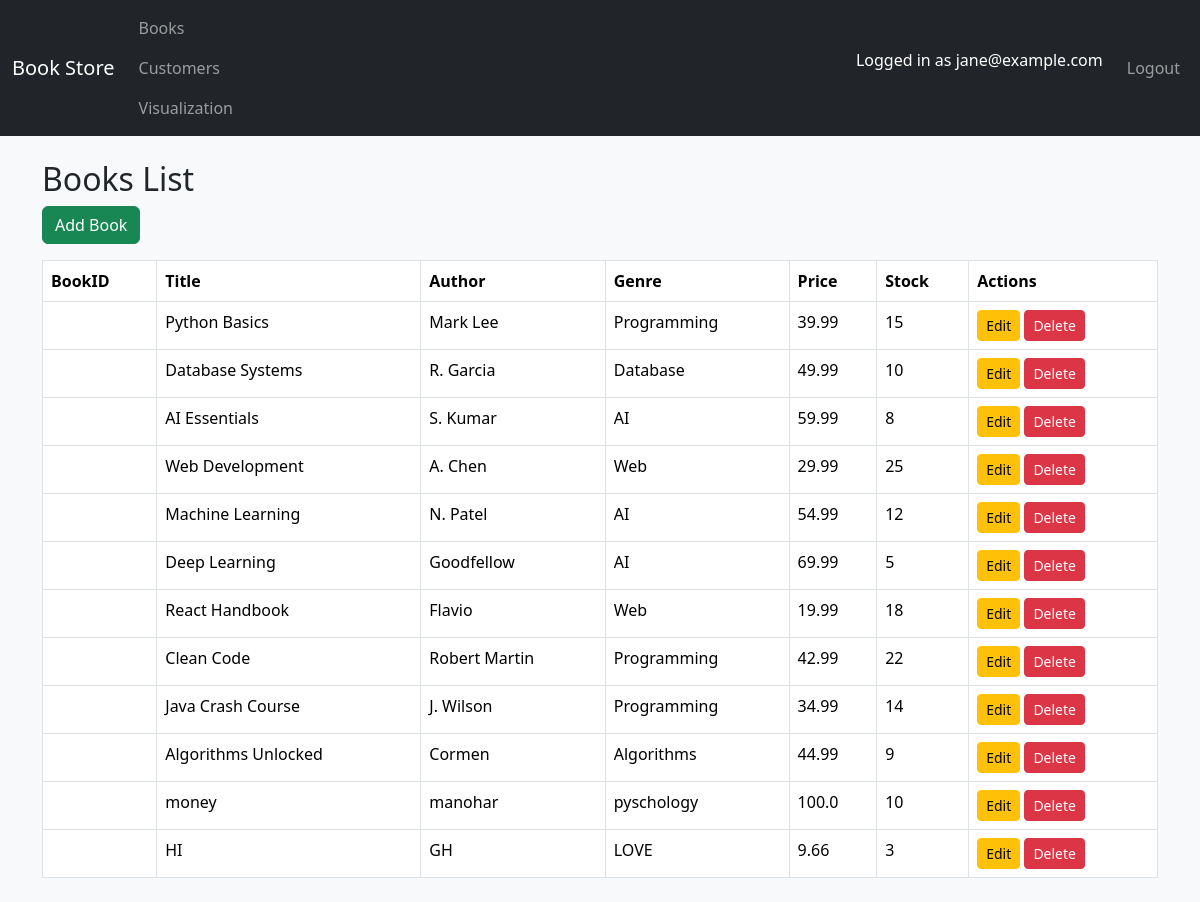
Screenshot of /books (signed in) with the database file from the repository.
### tables this page shows
CREATE TABLE "Books" (
	" BookID "	INTEGER,
	"Title"	TEXT NOT NULL,
	"Author"	TEXT,
	"Genre"	TEXT,
	"Price"	REAL,
	"Stock"	INTEGER,
	"ISBN"	TEXT,
	"Publisher"	TEXT,
	"PublishedDate"	TEXT,
	PRIMARY KEY(" BookID ","Title")
);

### app.py (the view)
@app.route("/books")
@login_required
def list_books():
    conn = get_db_connection()
    cur = conn.cursor()
    try:
        cur.execute("SELECT * FROM Books")
        books = cur.fetchall()
    except Exception:
        books = []
    conn.close()
    return render_template("books_list.html", books=books)

### app.py (called while the page is built)
def get_db_connection():
    conn = sqlite3.connect(DATABASE)
    conn.row_factory = sqlite3.Row
    return conn

def login_required(f):
    @wraps(f)
    def decorated_function(*args, **kwargs):
        if "user" not in session:
            flash("Please log in first.", "warning")
            return redirect(url_for("login"))
        return f(*args, **kwargs)
    return decorated_function

### templates/books_list.html
{% extends "base.html" %}
{% block content %}
<h2>Books List</h2>
<a href="/books/add" class="btn btn-success mb-3">Add Book</a>
<table class="table table-bordered">
  <thead>
    <tr>
      <th>BookID</th>
      <th>Title</th>
      <th>Author</th>
      <th>Genre</th>
      <th>Price</th>
      <th>Stock</th>
      <th>Actions</th>
    </tr>
  </thead>
  <tbody>
    {% for b in books %}
      <tr>
        <td>{{ b['bookid'] }}</td>
        <td>{{ b['title'] }}</td>
        <td>{{ b['author'] }}</td>
        <td>{{ b['genre'] }}</td>
        <td>{{ b['price'] }}</td>
        <td>{{ b['stock'] }}</td>
        <td>
          <a href="/books/edit/{{ b['bookid'] }}" class="btn btn-sm btn-warning">Edit</a>
          <a href="/books/delete/{{ b['bookid'] }}" class="btn btn-sm btn-danger">Delete</a>
        </td>
      </tr>
    {% endfor %}
  </tbody>
</table>
{% endblock %}

### rows the page displays
Books: title "Python Basics", author "Mark Lee", genre "Programming", price "39.99", stock "15"
Books: title "Database Systems", author "R. Garcia", genre "Database", price "49.99", stock "10"
Books: title "AI Essentials", author "S. Kumar", genre "AI", price "59.99", stock "8"
Books: title "Web Development", author "A. Chen", genre "Web", price "29.99", stock "25"
Books: title "Machine Learning", author "N. Patel", genre "AI", price "54.99", stock "12"
Books: title "Deep Learning", author "Goodfellow", genre "AI", price "69.99", stock "5"
Books: title "React Handbook", author "Flavio", genre "Web", price "19.99", stock "18"
Books: title "Clean Code", author "Robert Martin", genre "Programming", price "42.99", stock "22"
Books: title "Java Crash Course", author "J. Wilson", genre "Programming", price "34.99", stock "14"
Books: title "Algorithms Unlocked", author "Cormen", genre "Algorithms", price "44.99", stock "9"
Books: title "money", author "manohar", genre "pyschology", price "100.0", stock "10"
Books: title "HI", author "GH", genre "LOVE", price "9.66", stock "3"

### other values shown
{{ session['user'] }} "jane@example.com"
